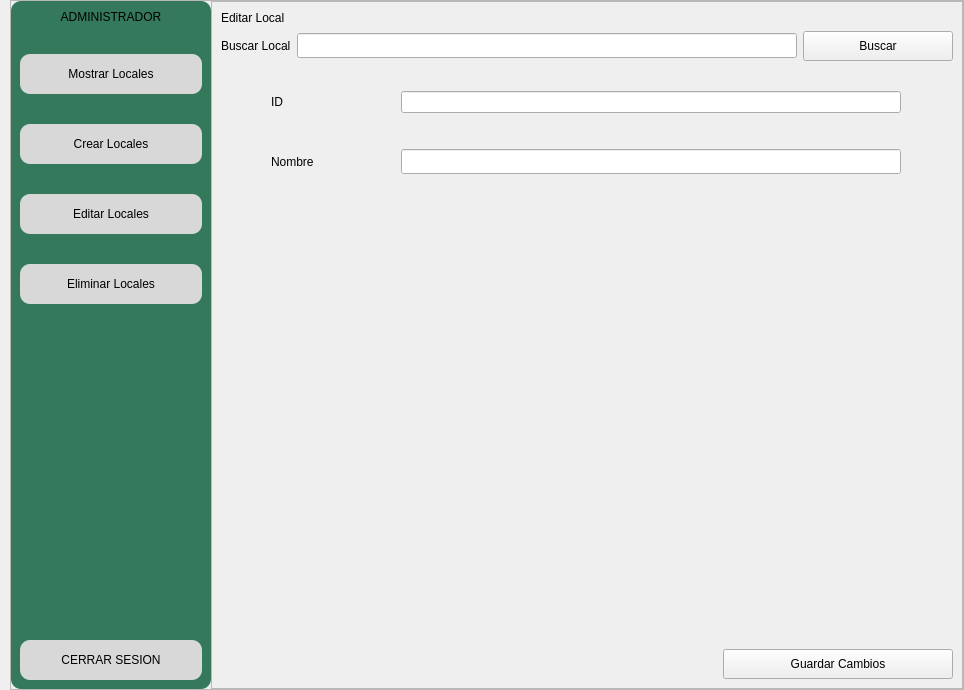
         <widget class="QWidget" name="pgEditarLocalAdmin">
          <layout class="QHBoxLayout" name="horizontalLayout_32">
           <property name="spacing">
            <number>0</number>
           </property>
           <property name="leftMargin">
            <number>10</number>
           </property>
           <property name="topMargin">
            <number>0</number>
           </property>
           <property name="rightMargin">
            <number>0</number>
           </property>
           <property name="bottomMargin">
            <number>0</number>
           </property>
           <item>
            <widget class="QFrame" name="frame_30">
             <property name="frameShape">
              <enum>QFrame::StyledPanel</enum>
             </property>
             <property name="frameShadow">
              <enum>QFrame::Raised</enum>
             </property>
             <layout class="QHBoxLayout" name="horizontalLayout_31">
              <property name="spacing">
               <number>0</number>
              </property>
              <property name="leftMargin">
               <number>0</number>
              </property>
              <property name="topMargin">
               <number>0</number>
              </property>
              <property name="rightMargin">
               <number>0</number>
              </property>
              <property name="bottomMargin">
               <number>0</number>
              </property>
              <item>
               <widget class="QFrame" name="frame_31">
                <property name="minimumSize">
                 <size>
                  <width>200</width>
                  <height>0</height>
                 </size>
                </property>
                <property name="maximumSize">
                 <size>
                  <width>200</width>
                  <height>16777215</height>
                 </size>
                </property>
                <property name="styleSheet">
                 <string notr="true">background-color: #35795c;
border-radius:10px;</string>
                </property>
                <property name="frameShape">
                 <enum>QFrame::StyledPanel</enum>
                </property>
                <property name="frameShadow">
                 <enum>QFrame::Raised</enum>
                </property>
                <layout class="QVBoxLayout" name="verticalLayout_28">
                 <property name="spacing">
                  <number>30</number>
                 </property>
                 <item>
                  <widget class="QLabel" name="label_31">
                   <property name="styleSheet">
                    <string notr="true">font: 87 11pt &quot;Arial Black&quot;;</string>
                   </property>
                   <property name="text">
                    <string>ADMINISTRADOR</string>
                   </property>
                   <property name="alignment">
                    <set>Qt::AlignCenter</set>
                   </property>
                  </widget>
                 </item>
                 <item>
                  <widget class="QPushButton" name="btnMostrarLocalAdmin1_3">
                   <property name="minimumSize">
                    <size>
                     <width>0</width>
                     <height>40</height>
                    </size>
                   </property>
                   <property name="styleSheet">
                    <string notr="true">QPushButton{
background-color: #d8d8d9;
font: 87 10pt &quot;Arial Black&quot;;
color: rgb(0, 0, 0);
border-radius:10px;

}

QPushButton:hover{
background-color: #c8c8c9;
color: rgb(0, 0, 0);
border-radius:10px;
}</string>
                   </property>
                   <property name="text">
                    <string>Mostrar Locales</string>
                   </property>
                  </widget>
                 </item>
                 <item>
                  <widget class="QPushButton" name="btnCrearLocalAdmin1_3">
                   <property name="minimumSize">
                    <size>
                     <width>0</width>
                     <height>40</height>
                    </size>
                   </property>
                   <property name="styleSheet">
                    <string notr="true">QPushButton{
background-color: #d8d8d9;
font: 87 10pt &quot;Arial Black&quot;;
color: rgb(0, 0, 0);
border-radius:10px;

}

QPushButton:hover{
background-color: #c8c8c9;
color: rgb(0, 0, 0);
border-radius:10px;
}</string>
                   </property>
                   <property name="text">
                    <string>Crear Locales</string>
                   </property>
                  </widget>
                 </item>
                 <item>
                  <widget class="QPushButton" name="btnEditarLocalAdmin1_3">
                   <property name="minimumSize">
                    <size>
                     <width>0</width>
                     <height>40</height>
                    </size>
                   </property>
                   <property name="styleSheet">
                    <string notr="true">QPushButton{
background-color: #d8d8d9;
font: 87 10pt &quot;Arial Black&quot;;
color: rgb(0, 0, 0);
border-radius:10px;

}

QPushButton:hover{
background-color: #c8c8c9;
color: rgb(0, 0, 0);
border-radius:10px;
}</string>
                   </property>
                   <property name="text">
                    <string>Editar Locales</string>
                   </property>
                  </widget>
                 </item>
                 <item>
                  <widget class="QPushButton" name="btnEliminarLocalAdmin1_3">
                   <property name="minimumSize">
                    <size>
                     <width>0</width>
                     <height>40</height>
                    </size>
                   </property>
                   <property name="styleSheet">
                    <string notr="true">QPushButton{
background-color: #d8d8d9;
font: 87 10pt &quot;Arial Black&quot;;
color: rgb(0, 0, 0);
border-radius:10px;

}

QPushButton:hover{
background-color: #c8c8c9;
color: rgb(0, 0, 0);
border-radius:10px;
}</string>
                   </property>
                   <property name="text">
                    <string>Eliminar Locales</string>
                   </property>
                  </widget>
                 </item>
                 <item>
                  <spacer name="verticalSpacer_36">
                   <property name="orientation">
                    <enum>Qt::Vertical</enum>
                   </property>
                   <property name="sizeHint" stdset="0">
                    <size>
                     <width>20</width>
                     <height>306</height>
                    </size>
                   </property>
                  </spacer>
                 </item>
                 <item>
                  <widget class="QPushButton" name="btnCerrarSesionAdmin1_7">
                   <property name="minimumSize">
                    <size>
                     <width>0</width>
                     <height>40</height>
                    </size>
                   </property>
                   <property name="styleSheet">
                    <string notr="true">QPushButton{
background-color: #d8d8d9;
font: 87 9pt &quot;Arial Black&quot;;
color: rgb(0, 0, 0);
border-radius:10px;

}

QPushButton:hover{
background-color: #c8c8c9;
color: rgb(0, 0, 0);
border-radius:10px;
}</string>
                   </property>
                   <property name="text">
                    <string>CERRAR SESION</string>
                   </property>
                   <property name="icon">
                    <iconset>
                     <normaloff>Imagenes/logo cerrar sesion.png</normaloff>Imagenes/logo cerrar sesion.png</iconset>
                   </property>
                  </widget>
                 </item>
                </layout>
               </widget>
              </item>
              <item>
               <widget class="QFrame" name="frame_32">
                <property name="frameShape">
                 <enum>QFrame::StyledPanel</enum>
                </property>
                <property name="frameShadow">
                 <enum>QFrame::Raised</enum>
                </property>
                <layout class="QVBoxLayout" name="verticalLayout_41">
                 <item>
                  <widget class="QLabel" name="label_32">
                   <property name="styleSheet">
                    <string notr="true">font: 87 16pt &quot;Arial Black&quot;;</string>
                   </property>
                   <property name="text">
                    <string>Editar Local</string>
                   </property>
                  </widget>
                 </item>
                 <item>
                  <layout class="QHBoxLayout" name="horizontalLayout_63">
                   <item>
                    <widget class="QLabel" name="label_60">
                     <property name="styleSheet">
                      <string notr="true">font: 87 11pt &quot;Arial Black&quot;;</string>
                     </property>
                     <property name="text">
                      <string>Buscar Local</string>
                     </property>
                    </widget>
                   </item>
                   <item>
                    <widget class="QLineEdit" name="labelBuscarLocalIdAdmin">
                     <property name="minimumSize">
                      <size>
                       <width>500</width>
                       <height>25</height>
                      </size>
                     </property>
                     <property name="text">
                      <string/>
                     </property>
                    </widget>
                   </item>
                   <item>
                    <widget class="QPushButton" name="btnBuscarLocalAdmin">
                     <property name="minimumSize">
                      <size>
                       <width>150</width>
                       <height>30</height>
                      </size>
                     </property>
                     <property name="maximumSize">
                      <size>
                       <width>150</width>
                       <height>30</height>
                      </size>
                     </property>
                     <property name="styleSheet">
                      <string notr="true">font: 87 13pt &quot;Arial Black&quot;;
color: rgb(0, 0, 0);</string>
                     </property>
                     <property name="text">
                      <string>Buscar</string>
                     </property>
                    </widget>
                   </item>
                  </layout>
                 </item>
                 <item>
                  <widget class="QLabel" name="label_61">
                   <property name="styleSheet">
                    <string notr="true">font: 87 18pt &quot;Arial Black&quot;;</string>
                   </property>
                   <property name="text">
                    <string/>
                   </property>
                  </widget>
                 </item>
                 <item>
                  <layout class="QVBoxLayout" name="verticalLayout_40">
                   <item>
                    <layout class="QHBoxLayout" name="horizontalLayout_58">
                     <item>
                      <layout class="QVBoxLayout" name="verticalLayout_39">
                       <property name="spacing">
                        <number>30</number>
                       </property>
                       <property name="leftMargin">
                        <number>50</number>
                       </property>
                       <item>
                        <layout class="QHBoxLayout" name="horizontalLayout_41">
                         <item>
                          <widget class="QLabel" name="label_43">
                           <property name="minimumSize">
                            <size>
                             <width>100</width>
                             <height>30</height>
                            </size>
                           </property>
                           <property name="styleSheet">
                            <string notr="true">font: 87 11pt &quot;Arial Black&quot;;</string>
                           </property>
                           <property name="text">
                            <string>ID</string>
                           </property>
                          </widget>
                         </item>
                         <item>
                          <widget class="QLineEdit" name="ididEditarLocalAdmin"/>
                         </item>
                        </layout>
                       </item>
                       <item>
                        <layout class="QHBoxLayout" name="horizontalLayout_66">
                         <item>
                          <widget class="QLabel" name="label_62">
                           <property name="minimumSize">
                            <size>
                             <width>100</width>
                             <height>30</height>
                            </size>
                           </property>
                           <property name="maximumSize">
                            <size>
                             <width>100</width>
                             <height>30</height>
                            </size>
                           </property>
                           <property name="styleSheet">
                            <string notr="true">font: 87 11pt &quot;Arial Black&quot;;</string>
                           </property>
                           <property name="text">
                            <string>Nombre</string>
                           </property>
                          </widget>
                         </item>
                         <item>
                          <widget class="QLineEdit" name="nombreEditarLocalAdmin">
                           <property name="minimumSize">
                            <size>
                             <width>500</width>
                             <height>25</height>
                            </size>
                           </property>
                           <property name="text">
                            <string/>
                           </property>
                          </widget>
                         </item>
                        </layout>
                       </item>
                      </layout>
                     </item>
                     <item>
                      <spacer name="horizontalSpacer_36">
                       <property name="orientation">
                        <enum>Qt::Horizontal</enum>
                       </property>
                       <property name="sizeHint" stdset="0">
                        <size>
                         <width>40</width>
                         <height>20</height>
                        </size>
                       </property>
                      </spacer>
                     </item>
                    </layout>
                   </item>
                   <item>
                    <spacer name="verticalSpacer_49">
                     <property name="orientation">
                      <enum>Qt::Vertical</enum>
                     </property>
                     <property name="sizeHint" stdset="0">
                      <size>
                       <width>20</width>
                       <height>40</height>
                      </size>
                     </property>
                    </spacer>
                   </item>
                  </layout>
                 </item>
                 <item>
                  <layout class="QHBoxLayout" name="horizontalLayout_68">
                   <item>
                    <widget class="QLabel" name="labelInfoEditarLocalAdmin">
                     <property name="minimumSize">
                      <size>
                       <width>300</width>
                       <height>30</height>
                      </size>
                     </property>
                     <property name="maximumSize">
                      <size>
                       <width>300</width>
                       <height>30</height>
                      </size>
                     </property>
                     <property name="styleSheet">
                      <string notr="true">font: 87 10pt &quot;Arial Black&quot;;</string>
                     </property>
                     <property name="text">
                      <string/>
                     </property>
                    </widget>
                   </item>
                   <item>
                    <spacer name="horizontalSpacer_37">
                     <property name="orientation">
                      <enum>Qt::Horizontal</enum>
                     </property>
                     <property name="sizeHint" stdset="0">
                      <size>
                       <width>40</width>
                       <height>20</height>
                      </size>
                     </property>
                    </spacer>
                   </item>
                   <item>
                    <widget class="QPushButton" name="guardarCambiosEditarLocalAdmin">
                     <property name="minimumSize">
                      <size>
                       <width>230</width>
                       <height>30</height>
                      </size>
                     </property>
                     <property name="maximumSize">
                      <size>
                       <width>170</width>
                       <height>30</height>
                      </size>
                     </property>
                     <property name="styleSheet">
                      <string notr="true">font: 87 13pt &quot;Arial Black&quot;;
color: rgb(0, 0, 0);</string>
                     </property>
                     <property name="text">
                      <string>Guardar Cambios</string>
                     </property>
                    </widget>
                   </item>
                  </layout>
                 </item>
                </layout>
               </widget>
              </item>
             </layout>
            </widget>
           </item>
          </layout>
         </widget>
